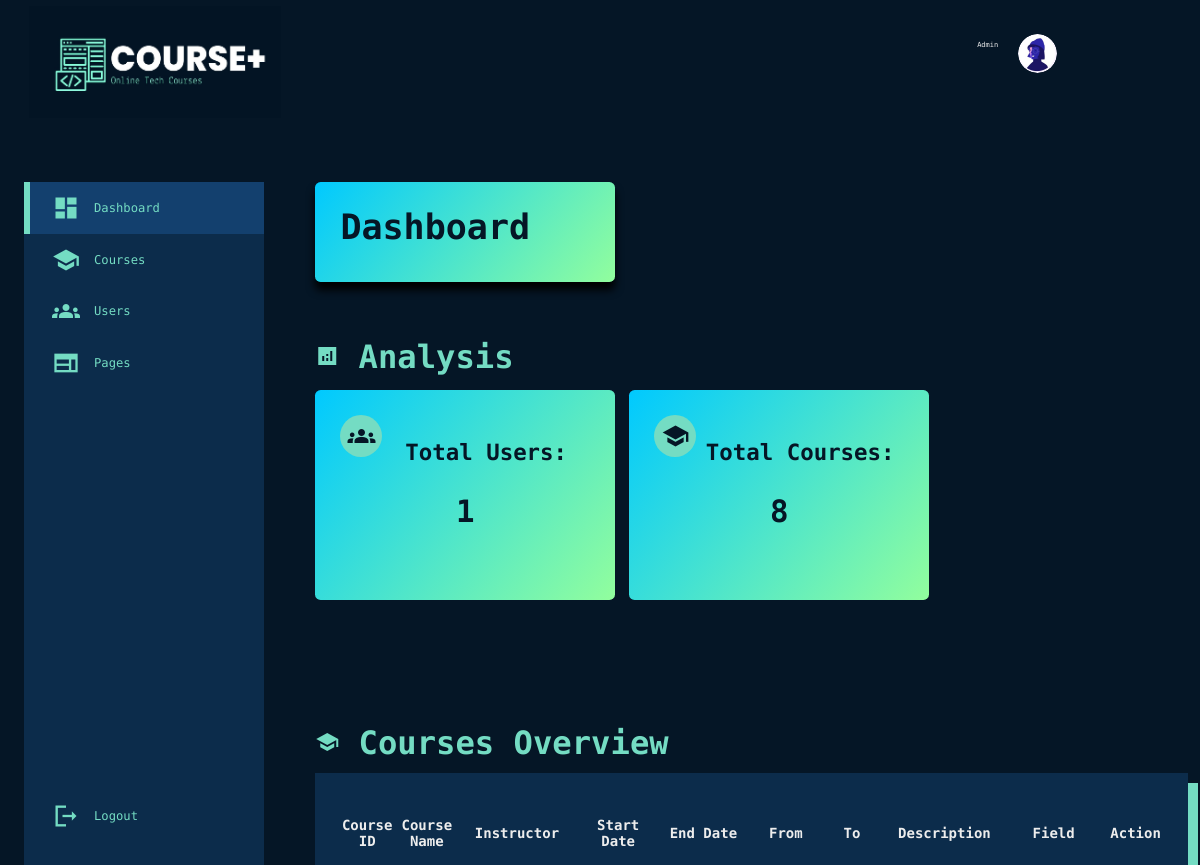
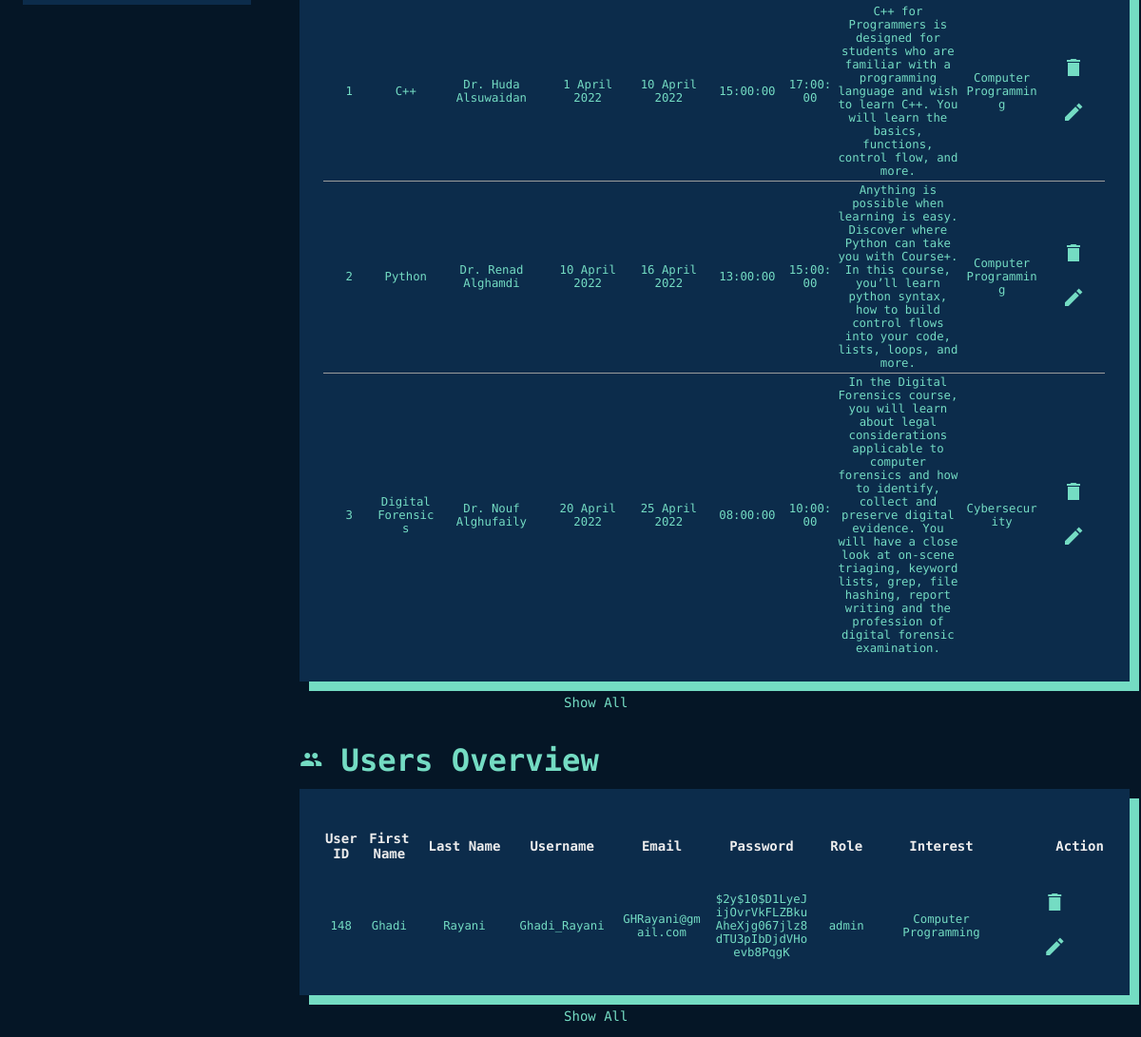
Page /Admin-Index.php on the committed database (2 pictures, top to bottom).
### tables this page shows
CREATE TABLE `courses` (
  `id` int(11) NOT NULL,
  `course` varchar(255) NOT NULL,
  `instructor` varchar(255) NOT NULL,
  `startDate` varchar(255) NOT NULL,
  `endDate` varchar(255) NOT NULL,
  `startTime` time NOT NULL,
  `endTime` time NOT NULL,
  `description` varchar(1500) NOT NULL,
  `feild` varchar(255) NOT NULL
);

CREATE TABLE `user` (
  `id` int(11) NOT NULL,
  `fname` varchar(255) NOT NULL,
  `lname` varchar(255) NOT NULL,
  `username` varchar(255) NOT NULL,
  `email` varchar(255) NOT NULL,
  `password` varchar(255) NOT NULL,
  `role` char(255) NOT NULL,
  `interest` varchar(255) NOT NULL
);

### Admin-Index.php (the view, shortened to what this page needs)
<?php
include('/course+/getUserInfo.php');
?>
<!DOCTYPE html>
<html lang="en">
<head>
    <link rel="stylesheet" href="./style.css">
</head>
<body>
    <div class="top">
        <div class="container nav__container">
            <div class="logo">
                <img src="/course+/imgs/logo.jpg">
            </div>
            <div class="right">
                <div class="profile">
                    <div class="info">
                        <small class="text-muted">Admin</small>
                    </div>
                    <div class="profile-photo">
                        <img src="/course+/imgs/profile.png">
                    </div>
                </div>
        </div>
        </div>
    </div>
    <div class="container">
        <aside>
            <div class="sidebar">
                <a href="Admin-Index.php" class="active">
                    <span class="material-icons-sharp">dashboard</span>
                    <h3>Dashboard</h3>
                </a>
                <a href="Courses.php">
                    <span class="material-icons-sharp">school</span>
                    <h3>Courses</h3>
                </a>
                <a href="Users.php">
                    <span class="material-icons-sharp">groups</span>
                    <h3>Users</h3>
                </a>
                <a href="Pages.php">
                    <span class="material-icons-sharp">web</span>
                    <h3>Pages</h3>
                </a>
                <a href="..\..\course+\mainP.php">
                    <span class="material-icons-sharp">logout</span>
                    <h3>Logout</h3>
                </a>
            </div>
        </aside>
        <main>
            <h1>Dashboard</h1>
            <h2><span class="material-icons-sharp">analytics</span> Analysis</h2>
            <div class="insights">
                <div class="students">
                    <span class="material-icons-sharp">groups</span>
                    <div class="middle">
                        <h4>Total Users: </h4>
                        <h5><?php
                        $query= "SELECT * FROM user";
                        $query_run= mysqli_query($conn, $query);
                        $count= mysqli_num_rows($query_run);
                        echo $count;
                        ?></h5>
                    </div>
                </div>
                <div class="courses">
                    <span class="material-icons-sharp">school</span>
                    <div class="middle">
                        <h4>Total Courses: </h4>
                        <h5><?php
                        $query= "SELECT * FROM courses";
                        $query_run= mysqli_query($conn, $query);
                        $count= mysqli_num_rows($query_run);
                        echo $count;
                        ?></h5>
                    </div>
                </div>
            </div>
            <div class="views">
                <h2><span class="material-icons-sharp">school</span> Courses Overview</h2>
                <table>
                    <tr>
                        <th>Course ID</th>
                        <th>Course Name</th>
                        <th>Instructor</th>
                        <th>Start Date</th>
                        <th>End Date</th>
                        <th>From</th>
                        <th>To</th>
                        <th>Description</th>
                        <th>Field</th>
                        <th>Action</th>
                    </tr>
                <tbody>
                    <?php
                    $sql= "SELECT * FROM courses LIMIT 3";
                    $result= $conn-> query($sql);
                    if ($result -> num_rows > 0){
                        while ($row = $result-> fetch_assoc()){?>
                            <tr>
                                <td><?php echo $row["id"]; ?></td>
                                <td><?php echo $row["course"]; ?></td>
                                <td> <?php echo $row["instructor"]; ?></td>
                                <td> <?php echo $row["startDate"]; ?></td>
                                <td> <?php echo $row["endDate"]; ?> </td>
                                <td> <?php echo $row["startTime"]; ?></td>
                                <td> <?php echo $row["endTime"]; ?></td>
                                <td> <?php echo $row["description"]; ?></td>
                                <td> <?php echo $row["feild"]; ?></td>
                                <td>
                                    <form action="Admin-delete-course.php" method="POST">
                                        <button type="submit" name="delete" value="<?=$row['id']; ?>"><span class= "material-icons-sharp">delete</span></button>
                                    </form>
                                    <form action="Admin-edit-course.php?id=<?=$row['id']; ?>" method="POST">
                                        <button type="submit" name="delete"><span class= "material-icons-sharp">edit</span></button>
                                    </form>
                                </td>
                            </tr>
                        <?php } ?>
                    <?php } ?>
                </tbody>
            </table>
            <a href="Courses.php">Show All</a>
                <h2><span class="material-icons-sharp">group</span> Users Overview</h2>
                <table>
                    <tr>
                        <th>User ID</th>
                        <th>First Name</th>
                        <th>Last Name</th>
                        <th>Username</th>
                        <th>Email</th>
                        <th>Password</th>
                        <th>Role</th>
                        <th>Interest</th>
                        <th>Action</th>
                    </tr>
                <tbody>
                    <?php
                    $sql= "SELECT * FROM user LIMIT 3";
                    $result= $conn-> query($sql);
                    if ($result -> num_rows > 0){
                        while ($row = $result-> fetch_assoc()){?>
                            <tr>
                                <td><?php echo $row["id"]; ?></td>
                                <td><?php echo $row["fname"]; ?></td>
                                <td> <?php echo $row["lname"]; ?></td>
                                <td> <?php echo $row["username"]; ?></td>
                                <td> <?php echo $row["email"]; ?> </td>
                                <td> <?php echo $row["password"]; ?></td>
                                <td> <?php echo $row["role"]; ?></td>
                                <td> <?php echo $row["interest"]; ?></td>
                                <td>
                                <form action="Admin-delete-user.php" method="POST">
                                        <button type="submit" name="delete" value="<?=$row['id']; ?>"><span class= "material-icons-sharp">delete</span></button>
                                    </form>
                                    <form action="Admin-edit-user.php?id=<?=$row['id'];?>" method="POST">
                                        <button type="submit" name="delete"><span class= "material-icons-sharp">edit</span></button>
                                    </form>
                            </tr>
                        <?php } ?>
                    <?php } ?>
                </tbody>
            </table>
                <a href="Users.php">Show All</a>
            </div>
            </div>
</body>
</html>

### rows in the picture
courses: id "1", course "C++", instructor "Dr. Huda Alsuwaidan", startDate "1 April 2022", endDate "10 April 2022", startTime "15:00:00", endTime "17:00:00", description "C++ for Programmers is designed for students who are familiar with a programming language and wish to learn C++. You will learn the basics, functions, control flow, and more.", feild "Computer Programming"
courses: id "2", course "Python", instructor "Dr. Renad Alghamdi", startDate "10 April 2022", endDate "16 April 2022", startTime "13:00:00", endTime "15:00:00", description "Anything is possible when learning is easy. Discover where Python can take you with Course+. In this course, you’ll learn python syntax, how to build control flows into your code, lists, loops, and more.", feild "Computer Programming"
courses: id "3", course "Digital Forensics", instructor "Dr. Nouf Alghufaily", startDate "20 April 2022", endDate "25 April 2022", startTime "08:00:00", endTime "10:00:00", description "In the Digital Forensics course, you will learn about legal considerations applicable to computer forensics and how to identify, collect and preserve digital evidence. You will have a close look at on-scene triaging, keyword lists, grep, file hashing, report writing and the profession of digital forensic examination.", feild "Cybersecurity"
user: id "148", fname "Ghadi", lname "Rayani", username "Ghadi_Rayani", email "GHRayani@gmail.com", password "$2y$10$D1LyeJijOvrVkFLZBkuAheXjg067jlz8dTU3pIbDjdVHoevb8PqgK", role "admin", interest "Computer Programming"

### other values in the picture
$count "1"
$count "8"
